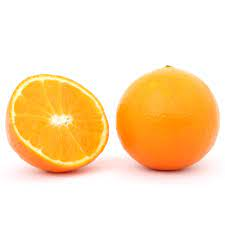
#> input picture jeruk.jpeg, 225 x 225 px
$ python test3.py
#> lines starting #> are read from the running program, lines starting #| are printed output that depends on the picture
import cv2
import numpy as np

# Baca citra dari file
image = cv2.imread('jeruk.jpeg', cv2.IMREAD_GRAYSCALE)
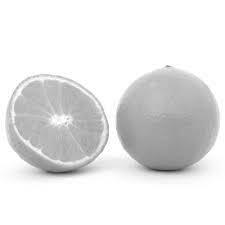
#> image: shape (225, 225); min 45, max 255, mean 228.8

# Buat kernel 3x3 untuk operasi morfologi
kernel = np.ones((3, 3), np.uint8)

# Lakukan erosi diikuti oleh dilasi (opening)
opening_result = cv2.morphologyEx(image, cv2.MORPH_OPEN, kernel)

# Tampilkan citra asli dan hasil opening
cv2.imshow('Citra Asli', image)
cv2.imshow('Hasil Opening', opening_result)
cv2.waitKey(0)
cv2.destroyAllWindows()
